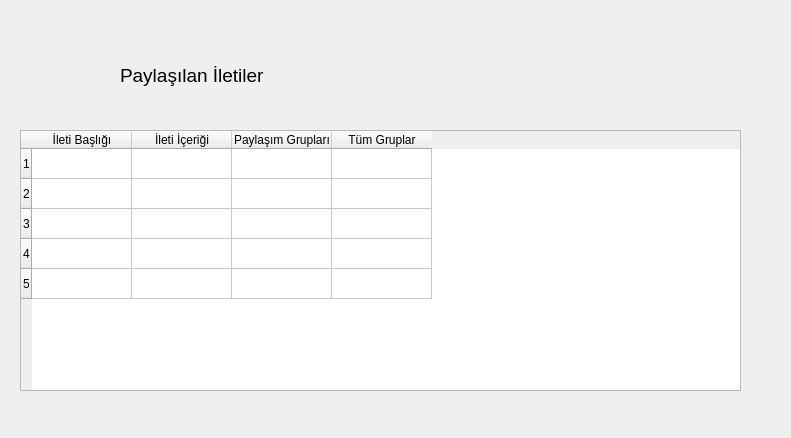
<?xml version="1.0" encoding="UTF-8"?>
<ui version="4.0">
 <class>Form</class>
 <widget class="QWidget" name="Form">
  <property name="geometry">
   <rect>
    <x>0</x>
    <y>0</y>
    <width>791</width>
    <height>438</height>
   </rect>
  </property>
  <property name="windowTitle">
   <string>Form</string>
  </property>
  <widget class="QTableWidget" name="grup_tablosu">
   <property name="geometry">
    <rect>
     <x>20</x>
     <y>130</y>
     <width>721</width>
     <height>261</height>
    </rect>
   </property>
   <property name="wordWrap">
    <bool>false</bool>
   </property>
   <property name="rowCount">
    <number>5</number>
   </property>
   <property name="columnCount">
    <number>4</number>
   </property>
   <attribute name="horizontalHeaderMinimumSectionSize">
    <number>49</number>
   </attribute>
   <attribute name="verticalHeaderHighlightSections">
    <bool>true</bool>
   </attribute>
   <row/>
   <row/>
   <row/>
   <row/>
   <row/>
   <column>
    <property name="text">
     <string>İleti Başlığı</string>
    </property>
   </column>
   <column>
    <property name="text">
     <string>İleti İçeriği</string>
    </property>
   </column>
   <column>
    <property name="text">
     <string>Paylaşım Grupları</string>
    </property>
   </column>
   <column>
    <property name="text">
     <string>Tüm Gruplar</string>
    </property>
   </column>
  </widget>
  <widget class="QLabel" name="label">
   <property name="geometry">
    <rect>
     <x>120</x>
     <y>50</y>
     <width>541</width>
     <height>51</height>
    </rect>
   </property>
   <property name="font">
    <font>
     <pointsize>14</pointsize>
    </font>
   </property>
   <property name="text">
    <string>Paylaşılan İletiler</string>
   </property>
  </widget>
 </widget>
 <resources/>
 <connections/>
</ui>
